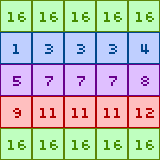

This game map was drawn from its Tiled (.tmx) file and the tilesets committed beside it. A one-line description and the trimmed map source follow:
An orthogonal 5x5 tile map with 32x32 px tiles, 1 tile layer (Tile Layer 1).

<map version="1.0" orientation="orthogonal" width="5" height="5" tilewidth="32" tileheight="32">
 <tileset firstgid="1" name="tiles" tilewidth="32" tileheight="32">
  <image source="../textures/sprites32.png" width="128" height="128" />
 </tileset>
 <layer name="Tile Layer 1" width="5" height="5">
  <data>[25 cells, 25 non-empty, 10 distinct tile ids]</data>
 </layer>
</map>
